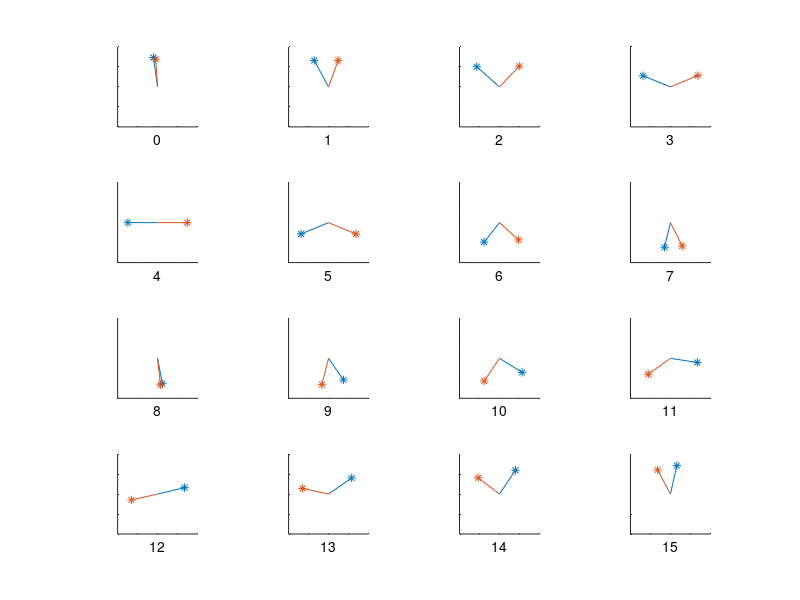
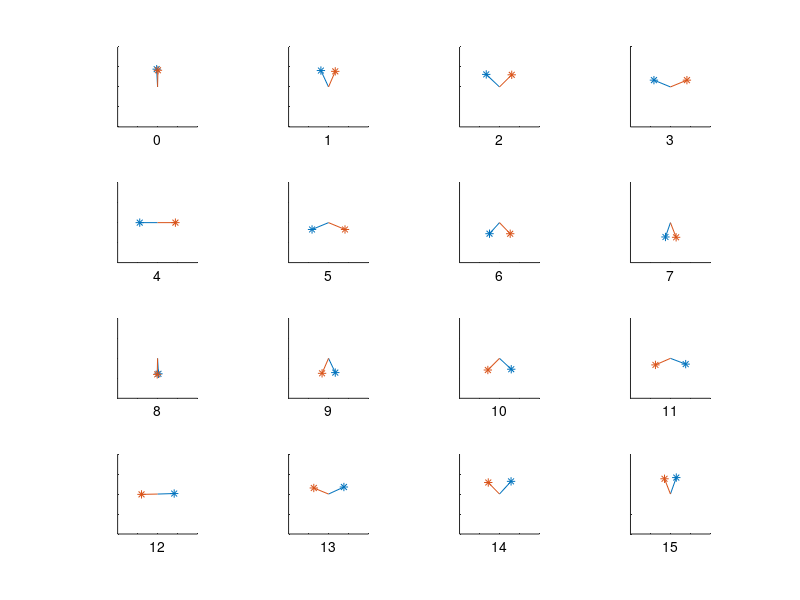

Write MATLAB code to recreate these figures, in order.
M=[
195, 23114, -13035-150i, 7465-11876i, 31116-10194i
196, 16428, -12066-5370i, 2271-14072i, 30795-11123i
197, 6969, -9207-9807i, -3402-14099i, 30442-12036i
198, -3813, -4871-12811i, -8656-11950i, 30062-12941i
199, -14263, 298-13933i, -12675-7962i, 29657-13838i
200, -22784, 5570-13012i, -14793-2759i, 29268-14690i
201, -27993, 10478-10222i, -14371+2780i, 29001-15122i
202, -29073, 13586-5459i, -12219+8043i, 28964-15201i
203, -25740, 14638+163i, -8214+12113i, 28968-15187i
204, -18489, 13462+5752i, -2953+14335i, 28968-15187i
205, -8422, 10236+10466i, 2758+14374i, 28968-15187i
206, 2926, 5451+13586i, 8047+12225i, 28968-15185i
207, 13826, -177+14645i, 12100+8222i, 28962-15181i
208, 22597, -5836+13515i, 14257+3018i, 28955-15116i
209, 28045, -10700+10449i, 14191-2472i, 29239-14796i
210, 29172, -13961+5949i, 12087-7323i, 29726-13684i
];
M=[
188, 20207, -9784-7020i, 10442-7199i, 32725-1391i
189, 13230, -6328-10485i, 6918-10902i, 32651-2443i
190, 4092, -1832-12364i, 2222-12975i, 32547-3494i
191, -5788, 3042-12380i, -2910-13093i, 32408-4533i
192, -14895, 7572-10528i, -7675-11237i, 32269-5538i
193, -21870, 11138-7058i, -11278-7675i, 32145-6363i
194, -25680, 13225-2363i, -13122-2878i, 32067-6572i
195, -25795, 13356+2982i, -12991+2466i, 32199-6022i
196, -21888, 11311+8097i, -10946+7479i, 32367-5106i
197, -14393, 7377+12063i, -7225+11354i, 32502-4153i
198, -4437, 2201+14224i, -2328+13510i, 32606-3196i
199, 6454, -3407+14239i, 3022+13628i, 32683-2231i
200, 16603, -8571+12106i, 8032+11689i, 32738-1262i
201, 24445, -12439+8135i, 12007+7956i, 32764-389i
202, 28676, -14372+2859i, 14372+2859i, 32691+0i
203, 28676, -14372-2859i, 14372-2859i, 32691+0i
];
M=[
188, 16931, -8173-9062i, 8795-9093i, 32692-2139i
189, 8711, -4075-11756i, 4655-12023i, 32601-3203i
190, -964, 734-12676i, -300-13144i, 32473-4254i
191, -10589, 5538-11685i, -5300-12284i, 32308-5289i
192, -18696, 9649-8925i, -9537-9570i, 32141-6239i
193, -24130, 12510-4736i, -12293-5375i, 32054-6810i
194, -26060, 13625+411i, -13158-261i, 32049-6598i
195, -24147, 12610+5777i, -12077+4977i, 32239-5804i
196, -18341, 9500+10412i, -9192+9468i, 32398-4845i
197, -9473, 4802+13511i, -4861+12521i, 32524-3885i
198, 1108, -734+14575i, 300+13683i, 32619-2922i
199, 11781, -6248+13440i, 5522+12783i, 32690-1947i
200, 20904, -10855+10275i, 10055+9945i, 32742-989i
201, 27010, -13529+5566i, 13527+5567i, 32712-119i
202, 29207, -14626+8i, 14631+10i, 32713+33i
203, 26992, -13519-5599i, 13519-5599i, 32712+0i
];

P1=M(:,3);
P3=M(:,4);
DC=M(:,5);
row=16;
figure(1)
clf
row = 11;
for ii = (1:16)
    subplot(4,4,ii)
    hold on;
    dc=DC(row);
    p1=P1(row)*conj(dc)/32768/(32768*0.6);
    p3=P3(row)*conj(dc)/32768/(32768*0.6);
    plot([0, real(p1)],[0, imag(p1)], '-');
    plot([0, real(p3)],[0, imag(p3)], '-');
    set(gca,'ColorOrderIndex',1);
    plot([real(p1)],[imag(p1)], '*');
    plot([real(p3)],[imag(p3)], '*');
    axis equal;
    xlim([-1,1]);
    ylim([-1,1]);
    xticklabels([]);
    yticklabels([]);
    %xlabel("Real",'FontWeight','bold')
    %ylabel("Imag",'FontWeight','bold')
    text(0, -1.3, num2str(ii-1), 'HorizontalAlignment', 'center');
    row = row+1;
    if row > 16
        row = 1;
    end
end

figure(2)
clf
row = 11;
for ii = (1:16)
    subplot(4,4,ii)
    hold on;
    dc=DC(row)/32768;
    p1=P1(row)/32768;
    p3=P3(row)/32768;
    plot([0, real(p1)],[0, imag(p1)], '-');
    plot([0, real(p3)],[0, imag(p3)], '-');
    %plot([0, real(dc)],[0, imag(dc)], '-');
    set(gca,'ColorOrderIndex',1);
    plot([real(p1)],[imag(p1)], '*');
    plot([real(p3)],[imag(p3)], '*');
    %plot([real(dc)],[imag(dc)], '*');
    axis equal;
    xlim([-1,1]);
    ylim([-1,1]);
    xticklabels([]);
    yticklabels([]);
    %xlabel("Real",'FontWeight','bold')
    %ylabel("Imag",'FontWeight','bold')
    text(0, -1.3, num2str(ii-1), 'HorizontalAlignment', 'center');
    row = row+1;
    if row > 16
        row = 1;
    end
end
%legend("+2400 Hz", "-2400 Hz", "location", "southoutside");